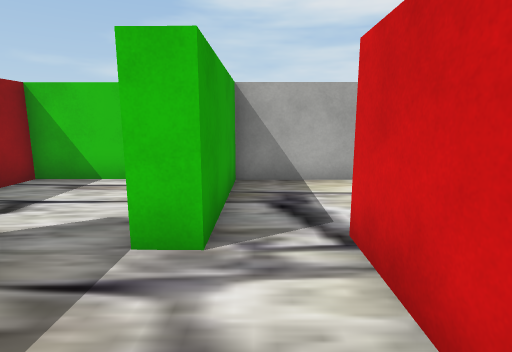
View 1 (above)

15 first-person views from a walk through a scene from a Unity 3-D project. The camera is 1.4 m above the floor, tilts 10° down and sees 80° across. The floor is counted in squares, 1 m on a side. Each view is taken from the middle of a square. On the plan, view 1 faces up. The plan holds only what a view shows up to about 14 squares ahead; the rest is blank. The place goes on beyond the plan. The player character is not drawn. Some surface patterns are stand-ins.

View 2
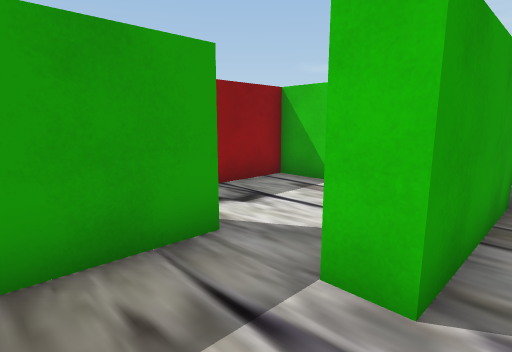

View 3
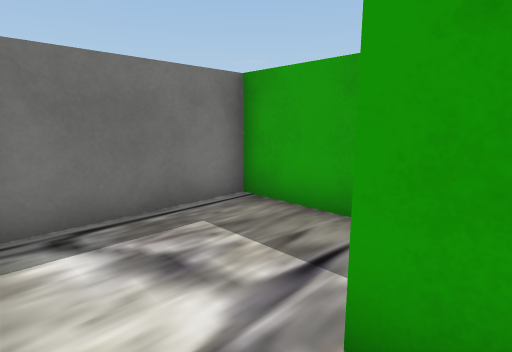

View 4
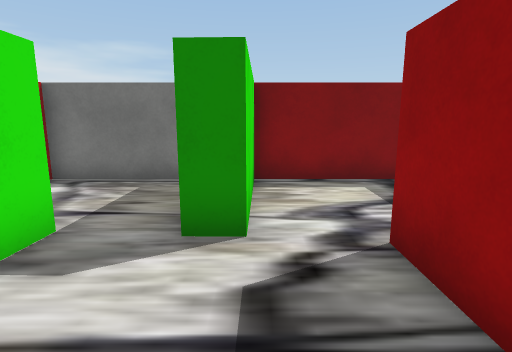

View 5
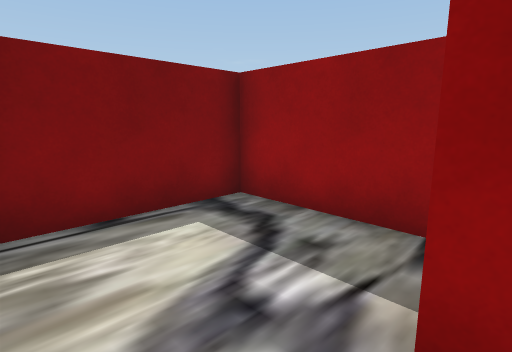

View 6
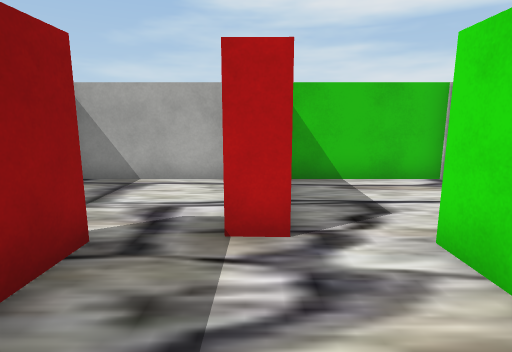

View 7
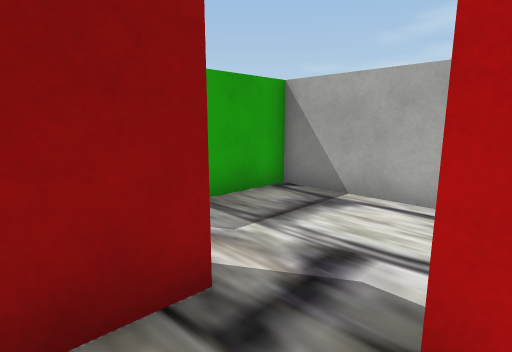

View 8
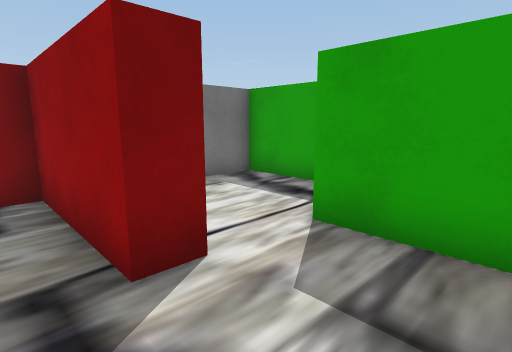

View 9
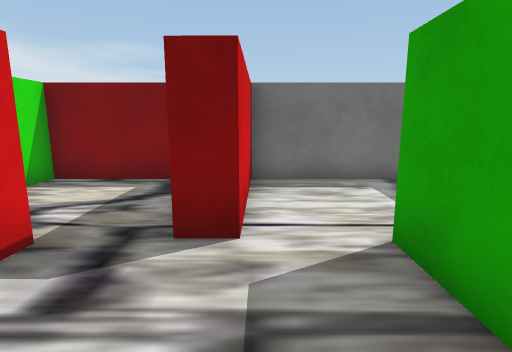

View 10
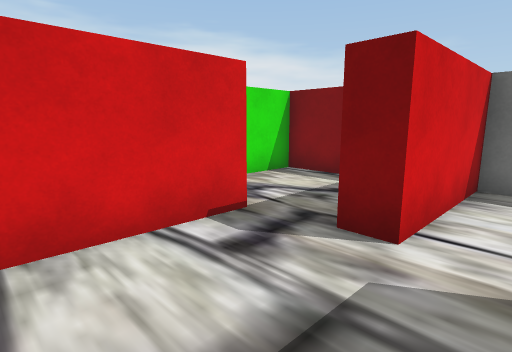

View 11
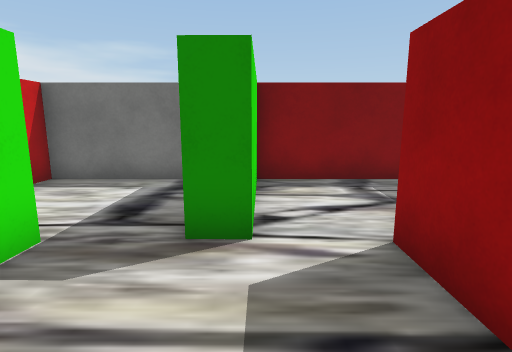

View 12
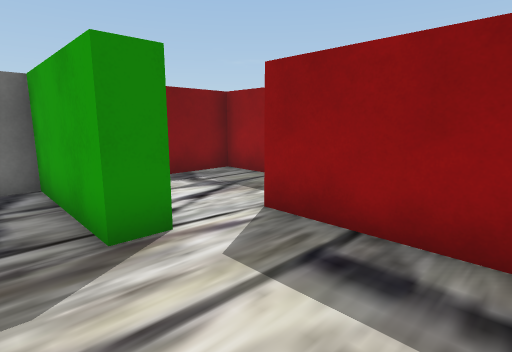

View 13
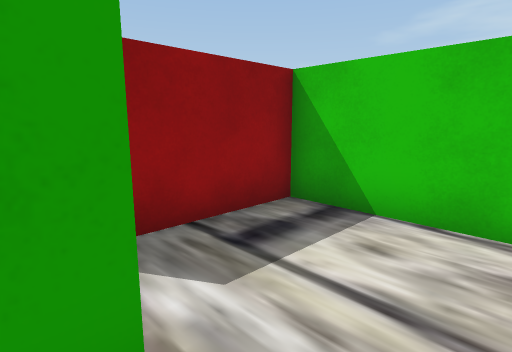

View 14
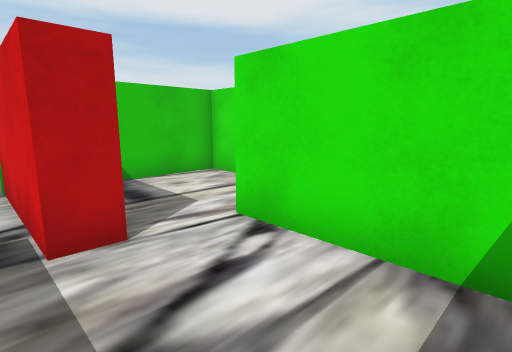

View 15
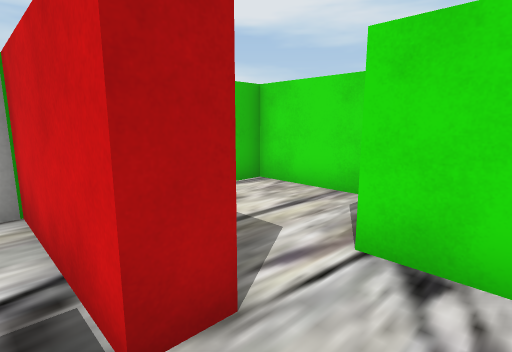

### Floor plan
Points are (right, up) in squares from view 1. A wall is a line through its corners. A room is listed if a view was taken in it or the views show most of it. See-through windows are left out.
Room 1 (views 1, 2)
walls: (-0.6, 3.3) (-1.4, 3.3); (1.1, 1.1) (1.2, 3.7); (-3.1, 3.4) (-3.1, -0.5) (1.1, -0.5)
ways out: opening at (0, 4) to room 2; opening at (-2, 3) to room 3
Room 2 (view 3)
walls: (2.5, 7.5) (-0.5, 7.5) (-0.6, 3.3)
ways out: opening at (0, 4) to room 1
Room 3 (views 4, 5)
walls: (-3.9, 3.4) (-3.1, 3.4); (-1.4, 7.5) (-5.5, 7.5) (-5.6, 3.6); (-1.4, 3.3) (-1.4, 4)
ways out: opening at (-2, 3) to room 1; opening at (-5, 4) to room 4
Room 4 (views 6, 7)
walls: (-5.6, 3.6) (-6.4, 3.6); (-8, 3.5) (-8.1, -0.5) (-4, -0.5) (-3.9, 3.4)
ways out: opening at (-5, 4) to room 3; opening at (-7, 3) to room 5
Room 5 (views 8, 9, 10)
walls: (-8.8, 3.5) (-8, 3.5); (-6.8, 7.5) (-10.6, 7.5) (-10.6, 3.5); (-6.4, 3.6) (-6.3, 6.9)
ways out: opening at (-7, 3) to room 4; opening at (-10, 4) to room 7
Room 6 (views 11, 12)
walls: (-13.9, 3.6) (-13.1, 3.6); (-11.4, 3.5) (-11.4, 7.5) (-15.6, 7.5) (-15.6, 3.6)
ways out: opening at (-12, 3) to room 7; opening at (-15, 4) to room 8
Room 7 (view 13)
walls: (-13.1, 3.6) (-13.2, -0.5) (-8.9, -0.5) (-8.8, 3.5)
ways out: opening at (-10, 4) to room 5; opening at (-12, 3) to room 6
Room 8 (views 14, 15)
walls: (-15.6, 3.6) (-16.4, 3.6) (-16.4, 7.6); (-14, 0) (-13.9, 3.6); (-17.5, -0.5) (-14, -0.5)
ways out: opening at (-15, 4) to room 6

Where each view was taken, in squares from view 1:
view 1: 0 up, 0 right, facing up
view 2: 1 up, 0 right, facing up-left
view 3: 4 up, 1 right, facing down-left
view 4: 7 up, 4 left, facing down
view 5: 4 up, 4 left, facing down-left
view 6: 0 up, 6 left, facing up
view 7: 2 up, 6 left, facing up-left
view 8: 6 up, 7 left, facing down-left
view 9: 7 up, 9 left, facing down
view 10: 7 up, 10 left, facing down-right
view 11: 7 up, 14 left, facing down
view 12: 7 up, 12 left, facing down-left
view 13: 3 up, 12 left, facing up-left
view 14: 0 up, 17 left, facing up-right
view 15: 2 up, 17 left, facing up-right
